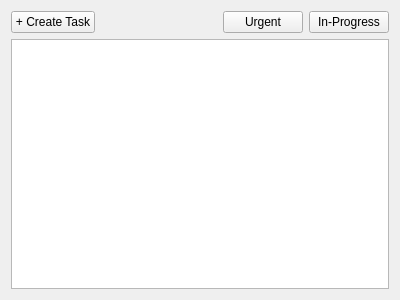
<?xml version="1.0" encoding="UTF-8"?>
<ui version="4.0">
 <class>TodoTab</class>
 <widget class="QWidget" name="TodoTab">
  <property name="geometry">
   <rect>
    <x>0</x>
    <y>0</y>
    <width>400</width>
    <height>300</height>
   </rect>
  </property>
  <property name="windowTitle">
   <string>Form</string>
  </property>
  <layout class="QVBoxLayout" name="verticalLayout">
   <item>
    <layout class="QHBoxLayout" name="horizontalLayout_5">
     <item>
      <widget class="QPushButton" name="pushButton_create">
       <property name="text">
        <string>+ Create Task</string>
       </property>
      </widget>
     </item>
     <item>
      <spacer name="horizontalSpacer_6">
       <property name="orientation">
        <enum>Qt::Orientation::Horizontal</enum>
       </property>
       <property name="sizeHint" stdset="0">
        <size>
         <width>40</width>
         <height>20</height>
        </size>
       </property>
      </spacer>
     </item>
     <item>
      <widget class="QPushButton" name="pushButton_urgent">
       <property name="text">
        <string>Urgent</string>
       </property>
      </widget>
     </item>
     <item>
      <widget class="QPushButton" name="pushButton_progress">
       <property name="text">
        <string>In-Progress</string>
       </property>
      </widget>
     </item>
    </layout>
   </item>
   <item>
    <widget class="QListWidget" name="listWidget">
     <property name="dragEnabled">
      <bool>true</bool>
     </property>
     <property name="dragDropMode">
      <enum>QAbstractItemView::DragDropMode::InternalMove</enum>
     </property>
     <property name="defaultDropAction">
      <enum>Qt::DropAction::MoveAction</enum>
     </property>
    </widget>
   </item>
  </layout>
 </widget>
 <resources/>
 <connections/>
</ui>
